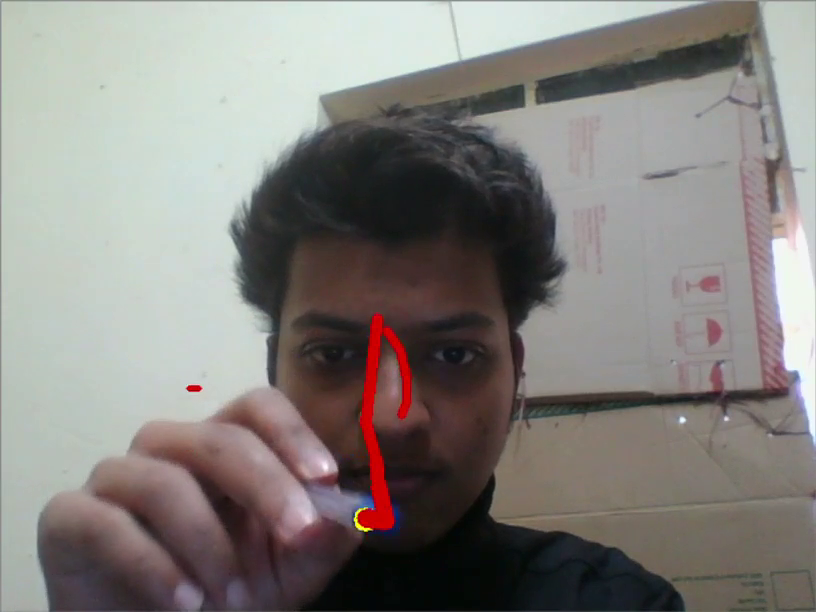
#> input picture frame 30 of Hand Movement Detection.mp4, 816 x 612 px, given in place of the camera
$ jupyter execute Hand_Movement.ipynb
#> lines starting #> are read from the running program, lines starting #| are printed output that depends on the picture; after the words box and inside, x2 and y2 are one past the last pixel; in counts of white or black regions, pixels touching at a corner belong together
[cell 1]
import numpy as np
import cv2
import argparse
from collections import deque

[cell 2]
cap=cv2.VideoCapture(0)
#VideoCapture:Class for video capturing from video files, image sequences or cameras.
#cv2.VideoCapture(device):id of the opened video capturing device (i.e. a camera index). If there is a single camera connected, just pass 0.

[cell 3]
pts = deque(maxlen=64)

[cell 4]
Lower_green = np.array([110,50,50])
Upper_green = np.array([130,255,255])

[cell 5]
while True:
    ret, img=cap.read() #.read():Grabs, decodes and returns the next video frame..
#> img is the input picture: shape (612, 816, 3); mean B, G, R 125, 128.6, 132.4
    hsv=cv2.cvtColor(img,cv2.COLOR_BGR2HSV) #.cvtColor():Converts BGR image into HSV image.
#> hsv: shape (612, 816, 3); mean H, S, V 63.5, 37, 136.8
    kernel=np.ones((5,5),np.uint8)
    mask=cv2.inRange(hsv,Lower_green,Upper_green) #Threshold the HSV image to get only blue colors.
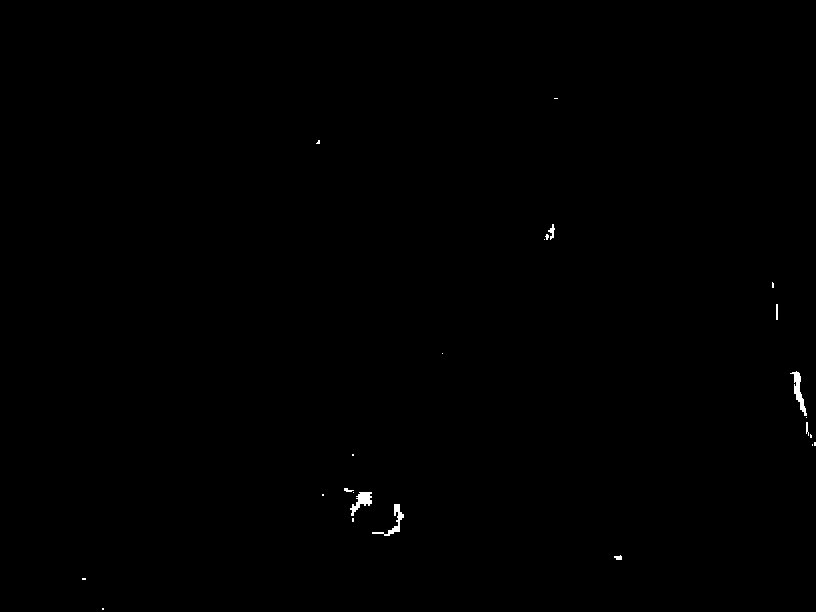
#> mask: shape (612, 816); 0.19% white; 24 white regions (16 under 20 px), largest, box (x1, y1, x2, y2) and area: (790, 371, 807, 416) 249, (350, 492, 372, 516) 236, (372, 504, 404, 536) 214
    mask = cv2.erode(mask, kernel, iterations=2) #It erodes away the boundaries of foreground object.
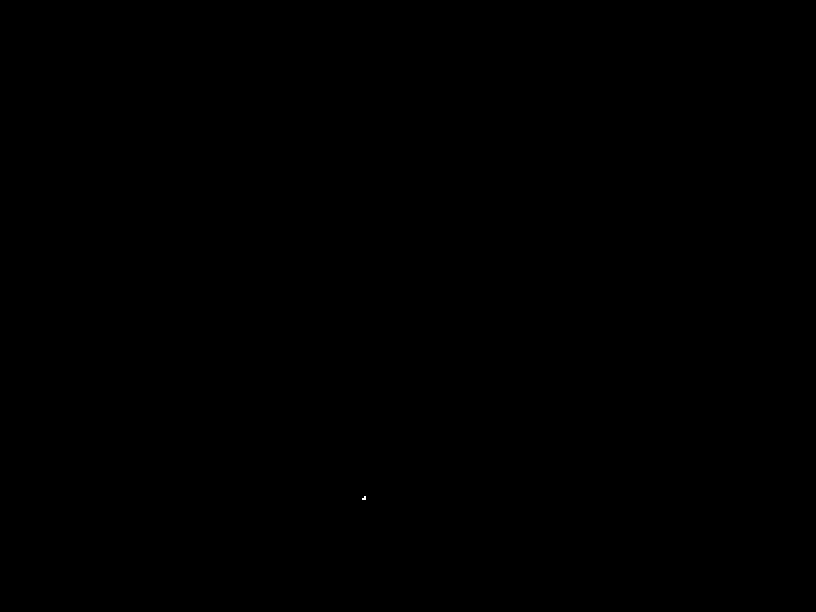
#> mask: shape (612, 816); 0% white in thin lines or dots, all inside (x1, y1, x2, y2) = (362, 496, 366, 500)
    mask=cv2.morphologyEx(mask,cv2.MORPH_OPEN,kernel) #It is useful in removing noise.
#> mask: shape (612, 816); every value is 0
    mask=cv2.morphologyEx(mask,cv2.MORPH_CLOSE,kernel) #It is useful in closing small holes inside the foreground objects.
    mask = cv2.dilate(mask, kernel, iterations=1) #It increases the white region in the image or size of foreground object increases.
    #(erosion removes white noises, but it also shrinks our object. So we dilate it.)
    res=cv2.bitwise_and(img,img,mask=mask) #To merge two images.
#> res: shape (612, 816, 3); every value is 0
    cnts,heir=cv2.findContours(mask.copy(),cv2.RETR_EXTERNAL,cv2.CHAIN_APPROX_SIMPLE)[-2:] #Used to find the contours.(first one is source image, second is contour retrieval mode, third is contour approximation method).
#> cnts = []
    center = None

    if len(cnts) > 0:
        c = max(cnts, key=cv2.contourArea)
        ((x, y), radius) = cv2.minEnclosingCircle(c) #to get minimum enclosing circle around an object of an image.
        M = cv2.moments(c) #to extract centroid.
        center = (int(M["m10"] / M["m00"]), int(M["m01"] / M["m00"])) #Centroid is given by this relations.
        if radius > 5:
            cv2.circle(img, (int(x), int(y)), int(radius),(0, 255, 255), 2) #to draw circle with the given dimensions with thickness 2.
            cv2.circle(img, center, 5, (0, 0, 255), -1) #to draw a filled circle(negative thickness) with given dimensions.

    pts.appendleft(center) #used to append all the centroids of the blobs detected to left side of the list 'pts'.
    for i in range(1,len(pts)):
        if pts[i-1] is None or pts[i] is None:
               continue

        thick=int(np.sqrt(len(pts)/(i+1))*2.5) #to find thickness of the line to be drawn.
        cv2.line(img, pts[i-1],pts[i],(0,0,225),thick) #to draw the line

    cv2.imshow("Frame", img)
    cv2.imshow("mask",mask)
    cv2.imshow("res",res)

    if cv2.waitKey(60) & 0xFF == ord('q'):
        #to cleanup the camera and close any open windows
#> (key q is pressed here)
        cap.release()
        cv2.destroyAllWindows()
        break
